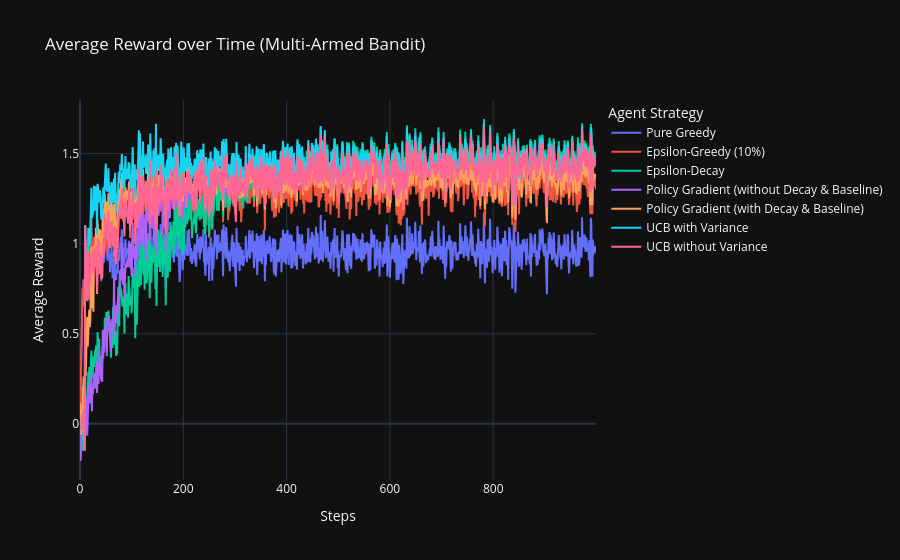

Notebook cell for this chart:
### Markdown cell above
# Analysis

### Code cell
fig_reward = go.Figure()

for name, df in experiments.items():
    fig_reward.add_trace(go.Scatter(
        y=df['Average_Reward'],
        mode='lines',
        name=name,
        line=dict(width=2)
    ))

fig_reward.update_layout(
    title="Average Reward over Time (Multi-Armed Bandit)",
    xaxis_title="Steps",
    yaxis_title="Average Reward",
    legend_title="Agent Strategy",
    hovermode="x unified" # This is the magic Plotly setting that shows all values on hover!
)

fig_reward.show()

### Figure 1 — Plotly figure (JSON) as saved in the notebook; plotly's stock layout.template omitted (floating-point values rounded to 4 significant figures; data arrays with more than 128 entries replaced by an {"elided": "..."} marker saying what was removed)
{"data": [{"line": {"width": 2}, "mode": "lines", "name": "Pure Greedy", "type": "scatter", "y": {"elided": "1000 float values"}}, {"line": {"width": 2}, "mode": "lines", "name": "Epsilon-Greedy (10%)", "type": "scatter", "y": {"elided": "1000 float values"}}, {"line": {"width": 2}, "mode": "lines", "name": "Epsilon-Decay", "type": "scatter", "y": {"elided": "1000 float values"}}, {"line": {"width": 2}, "mode": "lines", "name": "Policy Gradient (without Decay & Baseline)", "type": "scatter", "y": {"elided": "1000 float values"}}, {"line": {"width": 2}, "mode": "lines", "name": "Policy Gradient (with Decay & Baseline)", "type": "scatter", "y": {"elided": "1000 float values"}}, {"line": {"width": 2}, "mode": "lines", "name": "UCB with Variance", "type": "scatter", "y": {"elided": "1000 float values"}}, {"line": {"width": 2}, "mode": "lines", "name": "UCB without Variance", "type": "scatter", "y": {"elided": "1000 float values"}}], "layout": {"hovermode": "x unified", "legend": {"title": {"text": "Agent Strategy"}}, "title": {"text": "Average Reward over Time (Multi-Armed Bandit)"}, "xaxis": {"title": {"text": "Steps"}}, "yaxis": {"title": {"text": "Average Reward"}}}}
